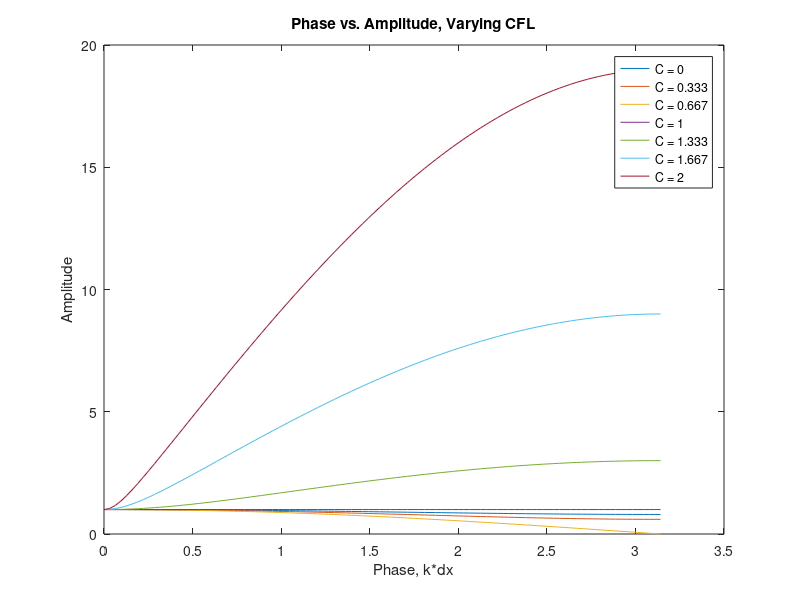
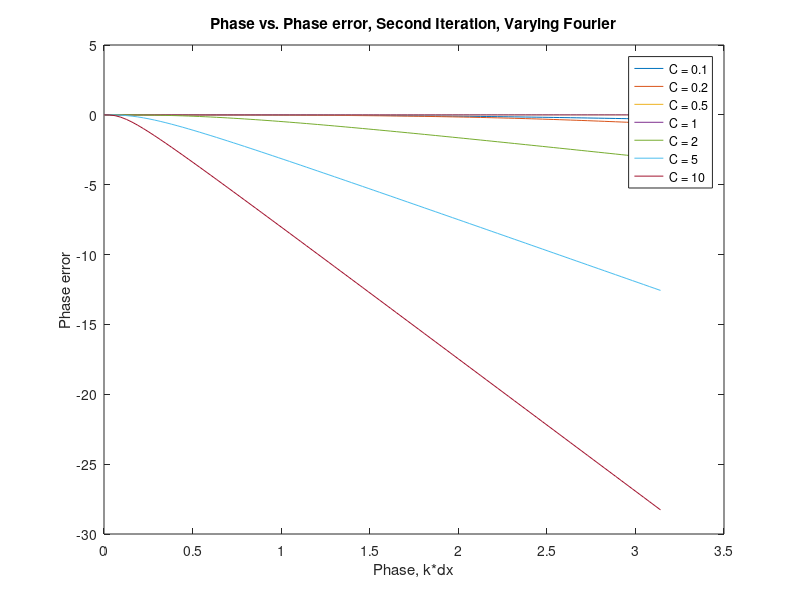
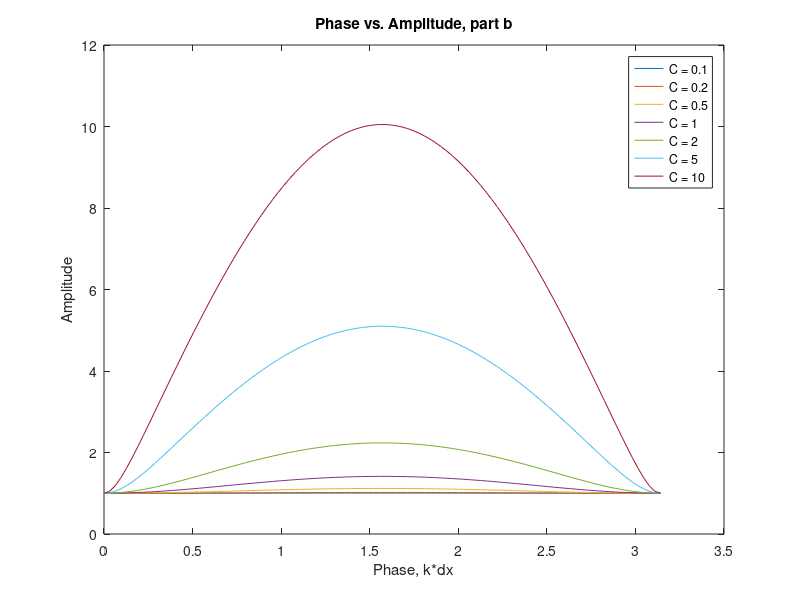
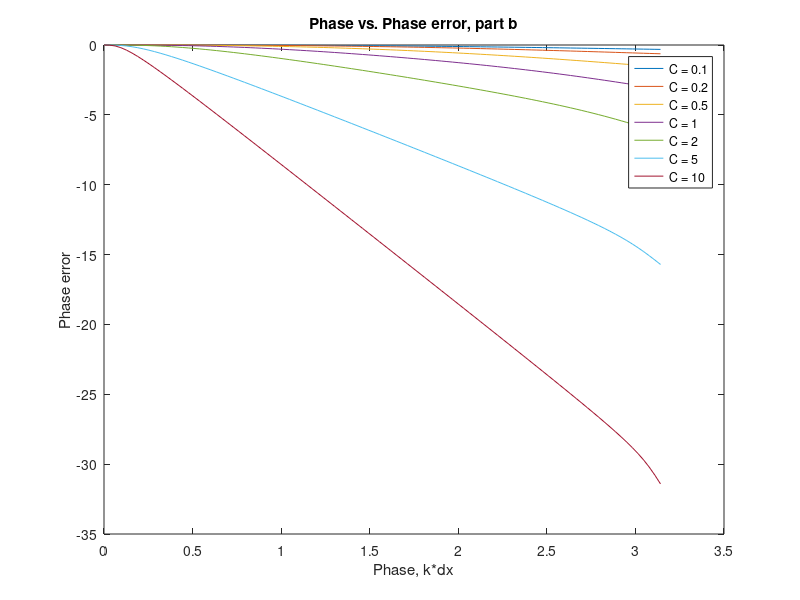

The MATLAB source for these figures, in order: (Note: this script raises an error after producing the figures.)
%Programmer: Kyle Southam
%Description: This program will use fourier stabiltiy analysis to analyze
%the stability of certain methods

clc, clear, close all

%Problem 1: Amplitude vs Phase and phase error
%Part a
C = [0.1 0.2 0.5 1 2 5 10];
sig1 = @(x) 1-C.*(1-cos(x))-1i*C.*sin(x);

x = linspace(0,pi,100);
 for i=1:length(x)
     amp1(i,:) = abs(sig1(x(i)));
 end
 
figure(1)
plot(x', [amp1(:,1) amp1(:,2) amp1(:,3) amp1(:,4) amp1(:,5) amp1(:,6) amp1(:,7)])
title('Phase vs. Amplitude, Varying CFL')
legend('C = 0', 'C = 0.333', 'C = 0.667', 'C = 1', 'C = 1.333', 'C = 1.667', 'C = 2')
xlabel('Phase, k*dx')
ylabel('Amplitude')

er = @(x) -C.*x - angle(sig1(x));
 for i=1:length(x)
     er1(i,:) = er(x(i));
 end
 
figure(2)
plot(x', [er1(:,1) er1(:,2) er1(:,3) er1(:,4) er1(:,5) er1(:,6) er1(:,7)])
title('Phase vs. Phase error, Second Iteration, Varying Fourier')
legend('C = 0.1', 'C = 0.2', 'C = 0.5', 'C = 1', 'C = 2', 'C = 5', 'C = 10')
xlabel('Phase, k*dx')
ylabel('Phase error')

%Part b
sig2 = @(x) 1-C.*(1i*sin(x));

 for i=1:length(x)
     amp2(i,:) = abs(sig2(x(i)));
 end
 
figure(3)
plot(x', [amp2(:,1) amp2(:,2) amp2(:,3) amp2(:,4) amp2(:,5) amp2(:,6) amp2(:,7)])
title('Phase vs. Amplitude, part b')
legend('C = 0.1', 'C = 0.2', 'C = 0.5', 'C = 1', 'C = 2', 'C = 5', 'C = 10')
xlabel('Phase, k*dx')
ylabel('Amplitude')

er = @(x) -C.*x - angle(sig2(x));
 for i=1:length(x)
     er2(i,:) = er(x(i));
 end
 
figure(4)
plot(x', [er2(:,1) er2(:,2) er2(:,3) er2(:,4) er2(:,5) er2(:,6) er2(:,7)])
title('Phase vs. Phase error, part b')
legend('C = 0.1', 'C = 0.2', 'C = 0.5', 'C = 1', 'C = 2', 'C = 5', 'C = 10')
xlabel('Phase, k*dx')
ylabel('Phase error')

%Part c
sig3 = @(x) 1./((1+C.*1i*sin(x)).^2);

 for i=1:length(x)
     amp3(i,:) = abs(sig3(x(i)));
 end
 
figure(5)
plot(x', [amp3(:,1) amp3(:,2) amp3(:,3) amp3(:,4) amp3(:,5) amp3(:,6) amp3(:,7)])
title('Phase vs. Amplitude, part c')
legend('C = 0.1', 'C = 0.2', 'C = 0.5', 'C = 1', 'C = 2', 'C = 5', 'C = 10')
xlabel('Phase, k*dx')
ylabel('Amplitude')

er = @(x) -C.*x - angle(sig3(x));
 for i=1:length(x)
     er3(i,:) = er(x(i));
 end
 
figure(6)
plot(x', [er3(:,1) er3(:,2) er3(:,3) er3(:,4) er3(:,5) er3(:,6) er3(:,7)])
title('Phase vs. Phase error, part c')
legend('C = 0.1', 'C = 0.2', 'C = 0.5', 'C = 1', 'C = 2', 'C = 5', 'C = 10')
xlabel('Phase, k*dx')
ylabel('Phase error')

%Problem 1 - Bonus
sige = @(x) 1./((1+C.*(1-(cos(x)-1i*sin(x)))).^2);

 for i=1:length(x)
     ampe(i,:) = abs(sige(x(i)));
 end
 
figure(7)
plot(x', [ampe(:,1) ampe(:,2) ampe(:,3) ampe(:,4) ampe(:,5) ampe(:,6) ampe(:,7)])
title('Phase vs. Amplitude, extra credit')
legend('C = 0.1', 'C = 0.2', 'C = 0.5', 'C = 1', 'C = 2', 'C = 5', 'C = 10')
xlabel('Phase, k*dx')
ylabel('Amplitude')

er = @(x) -C.*x - angle(sige(x));
 for i=1:length(x)
     ere(i,:) = er(x(i));
 end
 
figure(8)
plot(x', [ere(:,1) ere(:,2) ere(:,3) ere(:,4) ere(:,5) ere(:,6) ere(:,7)])
title('Phase vs. Phase error, extra credit')
legend('C = 0.1', 'C = 0.2', 'C = 0.5', 'C = 1', 'C = 2', 'C = 5', 'C = 10')
xlabel('Phase, k*dx')
ylabel('Phase error')

%%Problem 2 - Integration of ODE
%Euler-Cauchy method
dx = 0.2;
x1 = 0:dx:1;
f = @(x) x^3-3*x^2+6*x+6*exp(-x)-6;

for i=1:length(x1)
    ft(i) = f(x1(i));
end

f1 = @(x,u) x^3-u;
u0 = 0;

u1 = Euler(f1,x1,u0);
u2 = EulerImproved(f1,x1,u0);
u3 = rk4(f1,x1,u0);

%Plotting all functs vs. real solution
figure(9)
plot(x1, [ft; u1; u2; u3]);
title('Various Methods vs. exact solution')
legend('Real Soln', 'Euler-Cauchy', 'Improved Euler', 'Runge Kutta')
xlabel('x value')
ylabel('function value')

%Plotting error
err1 = abs(ft - u1);
err2 = abs(ft - u2);
err3 = abs(ft - u3);

figure(10)
plot(x1, [err1; err2; err3]);
title('Error from methods vs. solution')
legend('Euler-Cauchy', 'Improved Euler', 'Runge Kutta')
xlabel('x value')
ylabel('Error')

%The error seen here shows that rk4 is 4th order accurate, improved euler
%is 2nd order accurate, and euler-cauchy is 1st order accurate

function u = Euler(f,x,u0)
dx = x(2)-x(1);
u = zeros(size(x));
u(1) = u0;
n = length(u);

for i=1:n-1
    u(i+1) = u(i) + dx*f(x(i),u(i));
end
end

function u = EulerImproved(f,x,u0)
dx = x(2)-x(1);
u = zeros(size(x));
u(1) = u0;
n = length(u);

for i=1:n-1
    u(i+1) = u(i) + dx*f(x(i),u(i));
    u(i+1) = u(i) + dx/2*(f(x(i),u(i)+f(x(i+1),u(i+1))));
end
end

function u = rk4(f,x,u0)
dx = x(2)-x(1);
u = zeros(size(x));
u(1) = u0;
n = length(u);

for i=1:n-1
    ai = dx*f(x(i),u(i));
    bi = dx*f(x(i)+dx/2,u(i)+ai/2);
    ci = dx*f(x(i)+dx/2,u(i)+bi/2);
    di = dx*f(x(i)+dx,u(i)+ci);
    
    u(i+1) = u(i)+1/6*(ai+2*bi+2*ci+di);
end
end
